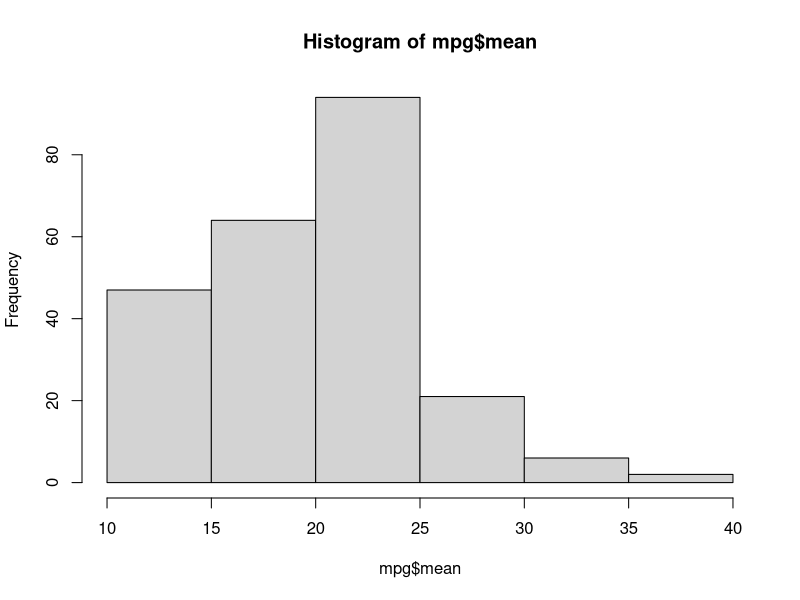

Reproduce this figure in R. (Note: this script raises an error after producing the figure.)
# 05-2
# 데이터 수정하기 - 변수명 바꾸기
# dplyr pakages 설치 & 로드
install.packages("dplyr")
library(dplyr)   # rename() 함수를 지원

df_raw <- data.frame(var1 = c(1,2,1),
                     var2 = c(2,3,2))
df_new <- df_raw # 그래프 복사(변경없음)
df_new

# rename: 변수명(컬럼이름)을 변경 가능
df_new <- rename(df_raw,  model = var1 , fuel =var2)
df_new
rm(list=ls())

# 변수를 추가하기: 파생변수
df <- data.frame(var1 = c(1,2,1),
                 var2 = c(2,3,2))
df$var_sum <- df$var1 + df$var2
df$var_sum
df
#  var1 var2 var_sum
#1    1    2       3
#2    2    3       5
#3    1    2       3

df$var_mean <- (df$var1 + df$var2)/2
df

df <- data.frame(var1 = c(1,2,1),
                 var2 = c(2,3,2),
                 var3 = c(5,6,7))
df$var_sum <- df$var1 + df$var2 + df$var3
df
df$var_mean <- (df$var1 + df$var2 + df$var3)/3
df
df <- rename(df, top1 = var1, top2 = var2, top3 = var3)  # 이름변경
df

mpg <- as.data.frame(ggplot2::mpg)
mpg$sum <- mpg$cty + mpg$hwy
mpg
mpg$mean <- (mpg$cty + mpg$hwy)/2
mpg
summary(mpg$sum)
summary(mpg$mean)
mean(mpg$mean)
hist(mpg$mean)

mpg$myvar <- c(1:234) # 자체 데이터를 데이터 프레임에 추가 하는 법
mpg
mpg$cnty <- "대한민국"
mpg$cnty <- NULL # 컬럼 삭제
mpg$myvar <- NULL
View(mpg)

# 조건에 따른 변수의 값을 할당
mpg$test <- ifelse(mpg$mean >= 20, "pass", "fail")
View(mpg)
str(mpg$manufacturer)
# 중첩된 조건에 따른 변수 할당
summary(mpg$mean)   # A >= 30, B >= 20, 나머지 C
mpg$grade <- ifelse(mpg$mean >= 30, "A",
                    ifelse(mpg$mean >= 20, "B", "C"))
View(mpg)
table(mpg$test) # 빈도표를 출력
table(mpg$grade)
qplot(mpg$test) # 막대 그래프
qplot(mpg$manufacturer)

mpg$cnty <- ifelse(mpg$manufacturer == "audi", "독일",
                   ifelse(mpg$manufacturer == "chevrolet", "미국",
                          ifelse(mpg$manufacturer == "dodge", "미국",
                                 ifelse(mpg$manufacturer == "ford", "미국","미정"))))  
# 코딩 언어에서는 "="은 입력 명령어로 사용되기 때문에 "=="을 입력해야 "같은"이라는 뜻을 갖는다

mpg$grade <- ifelse(mpg$mean >= 30, "A",
                    ifelse(mpg$mean >= 25, "B", 
                           ifelse(mpg$mean >=20, "C", "D")))
qplot(mpg$grade)
table(mpg$grade)

distinct(mpg, manufacturer)  # 중복값 없이 원하는 값을 추출 (2개 이상도 가능)
mpgaudi <- as.data.frame(mpg %>% filter(manufacturer == "audi"))


midwest <- as.data.frame(ggplot2::midwest)
View(midwest)
summary(midwest)
str(midwest)
midwest <- rename(midwest, total = poptotal, asian = popasian)
midwest$per <- midwest$asian/midwest$total*100
hist(midwest$per)
qplot(midwest$per)
mean(midwest$per)
midwest$mean <- ifelse(midwest$per >= 0.487, "large", "small")
qplot(midwest$mean)
table(midwest$mean)

